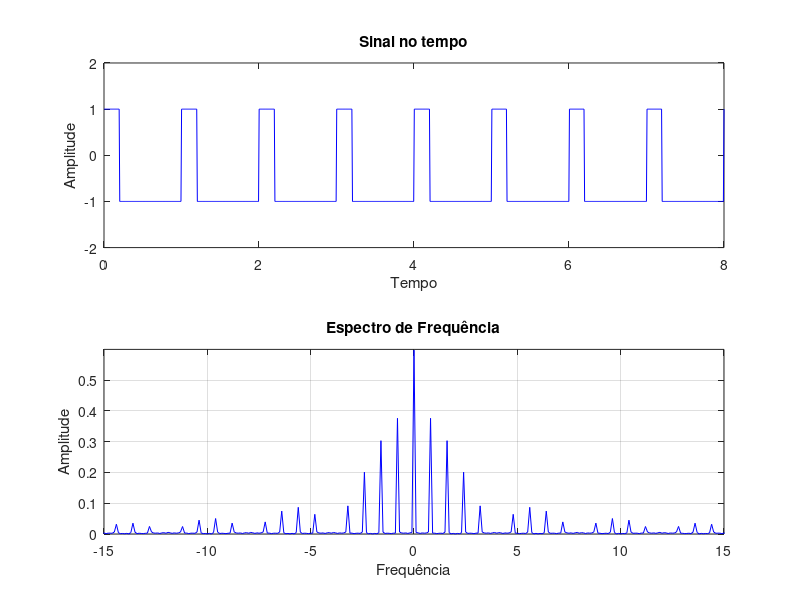

The MATLAB script that drew this image:



% Parâmetros
T = 1;              % Período
A = 1;              % Amplitude
dutyCycle = 0.2;    % Duty cycle (20%)
T_janela=8; %Limite no eixo dos X;
n=1024; 

% Tempo

t=linspace(0,T_janela,n);
% Sinal no tempo
x = A * square(2*pi*t/T, dutyCycle*100);

% Espectro de frequência
N = length(t);                      % Comprimento do vetor de tempo
f = (-N/2:N/2-1) / T;               % Vetor de frequência
X = abs(fftshift(fft(x))) / N;      % Transformada de Fourier do sinal

% Plot do sinal no tempo
subplot(2,1,1);
plot(t, x, 'b');
xlim([0, T_janela]);      % Define o intervalo do eixo x
ylim([-2, 2]);  % Define o intervalo do eixo y
xlabel('Tempo');
ylabel('Amplitude');
title('Sinal no tempo');

% Plot do espectro de frequência
subplot(2,1,2);
bar(f *dutyCycle  , X, 'b'); 
plot(f * dutyCycle/2, X, 'b');
xlim([-15 , 15 ]);      % Define o intervalo do eixo x
ylim([0, 0.6]);  % Define o intervalo do eixo y
xlabel('Frequência');ylabel('Amplitude');title('Espectro de Frequência');grid on